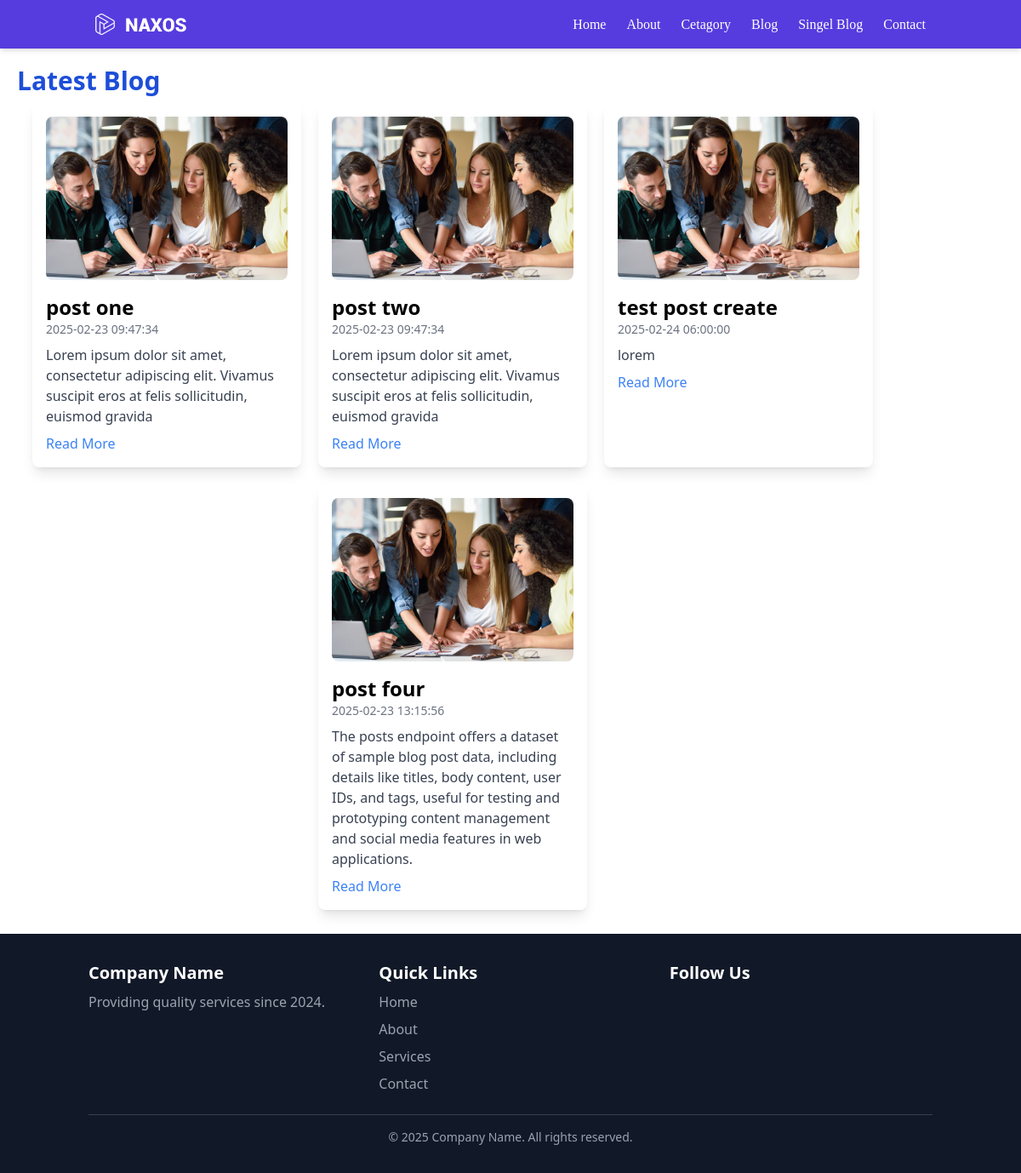
The page / on the database its author committed.
### tables this page shows
CREATE TABLE `posts` (
  `id` int NOT NULL,
  `title` varchar(255) NOT NULL,
  `description` text NOT NULL,
  `category_id` int NOT NULL,
  `created_at` timestamp NULL DEFAULT CURRENT_TIMESTAMP
);

### index.php (the view, shortened to what this page needs)
<?php
include('./config/conection.php');
$sql = "SELECT * FROM posts";
$result = mysqli_query($conn, $sql);
?>
<!DOCTYPE html>
<html lang="en">
<head>
    <script src="https://cdn.tailwindcss.com"></script>
</head>
<body>
<?php include('./template/header.php');?>
<main class="p-5 ">
    <h2 class="font-bold text-blue-700 text-3xl">Latest Blog</h2>
    <div class="container p-2 flex gap-5 flex-wrap justify-center">
        <?php
    while ($row = mysqli_fetch_assoc($result)) {
    ?>
        <div class="max-w-md bg-white p-4 rounded-lg shadow-lg w-[calc(33.33%-20px)]">
            <img src="../image/single-image.jpg" alt="Blog Image" class="w-full h-48 object-cover rounded-lg">
            <h2 class="text-2xl font-bold mt-4"><?php echo $row['title']; ?></h2>
            <p class="text-gray-500 text-sm"><?php echo $row['created_at']; ?></p>
            <p class="text-gray-700 mt-2"><?php echo $row['description']; ?></p>
            <a href="singelblog.php?id=<?php echo $row['id']; ?>" class="text-blue-500 mt-2 inline-block">Read More</a>
        </div>
    <?php } ?>
</div>
    </main>
<?php include('./template/footer.php');?>
</body>
</html>

### template/header.php (shortened to what this page needs)
<header class="bg-[#563CDE] shadow-md">
    <div class="container mx-auto px-6 py-4 flex justify-between items-center">
      <a href="inex.php" class=""><img src="../image/logo.png" alt=""></a>
      <nav class="hidden md:flex space-x-6 font-serif">
        <a href="#" class="text-white ">Home</a>
        <a href="#" class="text-white">About</a>
        <a href="#" class="text-white ">Cetagory</a>
        <a href="blog.php" class="text-white ">Blog</a>
        <a href="#" class="text-white ">Singel Blog</a>
        <a href="#" class="text-white ">Contact</a>
      </nav>
    </div>
  </header>

### template/footer.php (shortened to what this page needs)
<footer class="bg-gray-900 text-white py-8">
  <div class="container mx-auto px-4">
    <div class="grid grid-cols-1 md:grid-cols-3 gap-8 text-center md:text-left">
      <div>
        <h2 class="text-xl font-bold">Company Name</h2>
        <p class="mt-2 text-gray-400">Providing quality services since 2024.</p>
      </div>
      <div>
        <h2 class="text-xl font-bold">Quick Links</h2>
        <ul class="mt-2 space-y-2">
          <li><a href="#" class="text-gray-400 hover:text-white">Home</a></li>
          <li><a href="#" class="text-gray-400 hover:text-white">About</a></li>
          <li><a href="#" class="text-gray-400 hover:text-white">Services</a></li>
          <li><a href="#" class="text-gray-400 hover:text-white">Contact</a></li>
        </ul>
      </div>
      <div>
        <h2 class="text-xl font-bold">Follow Us</h2>
      </div>
    </div>
    <div class="border-t border-gray-700 mt-6 pt-4 text-center text-gray-400 text-sm">
      &copy; 2025 Company Name. All rights reserved.
    </div>
  </div>
</footer>

### rows shown on the page
posts: title "post one", created_at "2025-02-23 09:47:34", description "Lorem ipsum dolor sit amet, consectetur adipiscing elit. Vivamus suscipit eros at felis sollicitudin, euismod gravida"
posts: title "post two", created_at "2025-02-23 09:47:34", description "Lorem ipsum dolor sit amet, consectetur adipiscing elit. Vivamus suscipit eros at felis sollicitudin, euismod gravida"
posts: title "test post create", created_at "2025-02-24 06:00:00", description "lorem"
posts: title "post four", created_at "2025-02-23 13:15:56", description "The posts endpoint offers a dataset of sample blog post data, including details like titles, body content, user IDs, and tags, useful for testing and prototyping content management and social media features in web applications."
